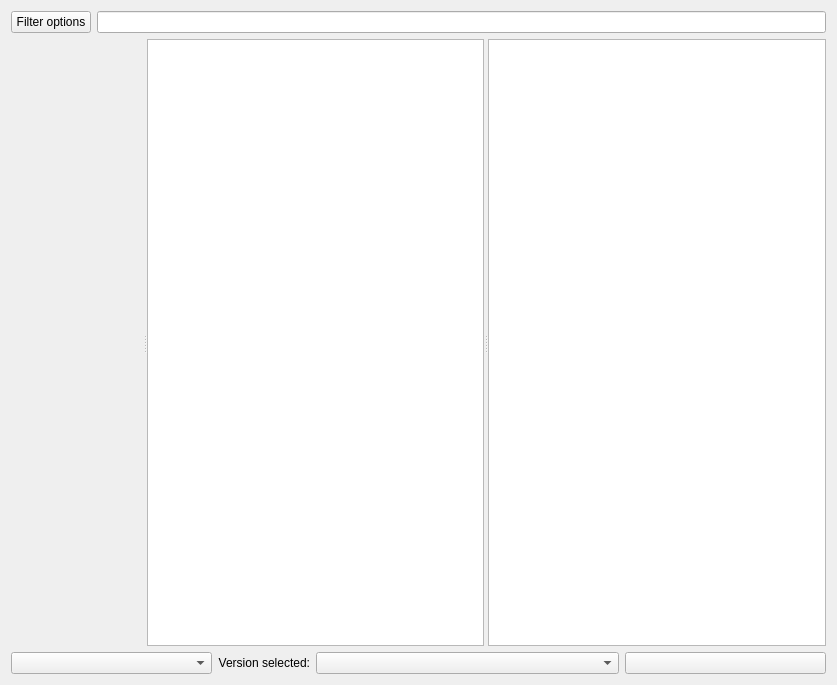
<?xml version="1.0" encoding="UTF-8"?>
<ui version="4.0">
 <class>ResourcePage</class>
 <widget class="QWidget" name="ResourcePage">
  <property name="geometry">
   <rect>
    <x>0</x>
    <y>0</y>
    <width>837</width>
    <height>685</height>
   </rect>
  </property>
  <layout class="QVBoxLayout" name="verticalLayout">
   <item>
    <layout class="QHBoxLayout" name="horizontalLayout">
     <item>
      <widget class="QPushButton" name="resourceFilterButton">
       <property name="text">
        <string>Filter options</string>
       </property>
      </widget>
     </item>
     <item>
      <widget class="QLineEdit" name="searchEdit"/>
     </item>
    </layout>
   </item>
   <item>
    <widget class="QSplitter" name="splitter">
     <property name="orientation">
      <enum>Qt::Horizontal</enum>
     </property>
     <property name="childrenCollapsible">
      <bool>false</bool>
     </property>
     <widget class="QWidget" name="filterWidget" native="true"/>
     <widget class="QListView" name="packView">
      <property name="horizontalScrollBarPolicy">
       <enum>Qt::ScrollBarAlwaysOff</enum>
      </property>
      <property name="alternatingRowColors">
       <bool>true</bool>
      </property>
      <property name="iconSize">
       <size>
        <width>48</width>
        <height>48</height>
       </size>
      </property>
      <property name="verticalScrollMode">
       <enum>QAbstractItemView::ScrollPerPixel</enum>
      </property>
     </widget>
     <widget class="ProjectDescriptionPage" name="packDescription">
      <property name="openExternalLinks">
       <bool>false</bool>
      </property>
      <property name="openLinks">
       <bool>false</bool>
      </property>
     </widget>
    </widget>
   </item>
   <item>
    <layout class="QGridLayout" name="gridLayout_4" columnstretch="2,0,3,2">
     <item row="0" column="0">
      <widget class="QComboBox" name="sortByBox"/>
     </item>
     <item row="0" column="1">
      <widget class="QLabel" name="label">
       <property name="text">
        <string>Version selected:</string>
       </property>
       <property name="alignment">
        <set>Qt::AlignRight|Qt::AlignTrailing|Qt::AlignVCenter</set>
       </property>
      </widget>
     </item>
     <item row="0" column="2">
      <widget class="QComboBox" name="versionSelectionBox"/>
     </item>
     <item row="0" column="3">
      <widget class="QPushButton" name="resourceSelectionButton"/>
     </item>
    </layout>
   </item>
  </layout>
 </widget>
 <customwidgets>
  <customwidget>
   <class>ProjectDescriptionPage</class>
   <extends>QTextBrowser</extends>
   <header>ui/widgets/ProjectDescriptionPage.h</header>
  </customwidget>
 </customwidgets>
 <tabstops>
  <tabstop>packView</tabstop>
  <tabstop>packDescription</tabstop>
  <tabstop>sortByBox</tabstop>
  <tabstop>versionSelectionBox</tabstop>
 </tabstops>
 <resources/>
 <connections/>
</ui>
